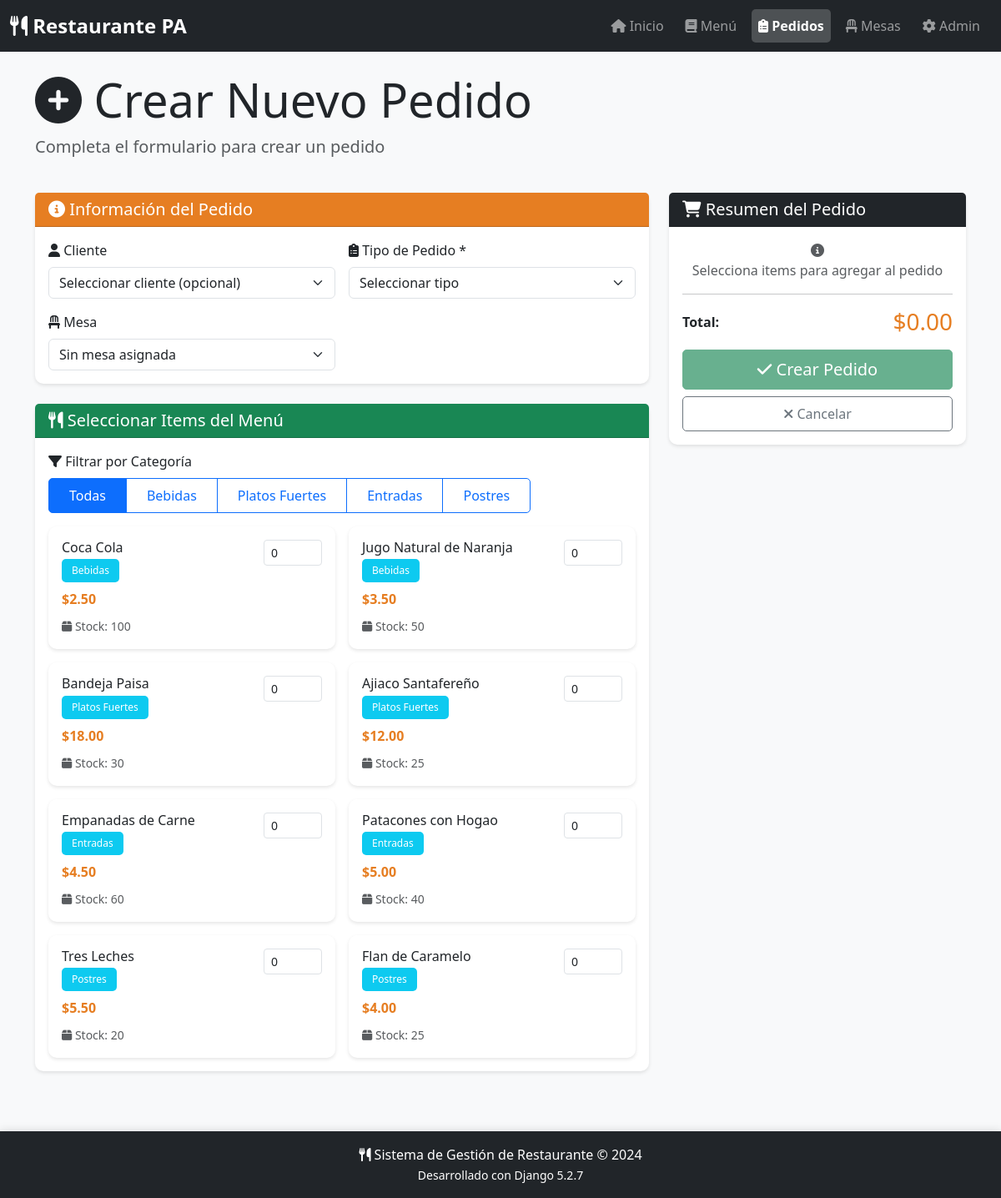
The app's page /pedido/crear/ with its own data.
### core/models.py (models this page shows, shortened)
class Categoria(models.Model):
    nombre = models.CharField(max_length=100)

class Item(models.Model):
    nombre = models.CharField(max_length=255)
    descripcion = models.TextField(blank=True, null=True)
    precio = models.DecimalField(max_digits=10, decimal_places=2)
    costo = models.DecimalField(max_digits=10, decimal_places=2, default=0)
    stock = models.IntegerField(default=0)
    imagen = models.CharField(max_length=255, blank=True, null=True)
    categoria = models.ForeignKey(Categoria, on_delete=models.PROTECT)
    estado = models.ForeignKey(Estado, on_delete=models.PROTECT)
    tipo_item = models.ForeignKey(TipoItem, on_delete=models.PROTECT)

### core/views.py (the view, shortened to what this page needs)
# urls.py: path('pedido/crear/', views.crear_pedido, name='crear_pedido'),
def crear_pedido(request):
    context = {
        'clientes': Cliente.objects.all(),
        'mesas': Mesa.objects.filter(estado__nombre='Disponible'),
        'items': Item.objects.filter(estado__nombre='Activo').select_related('categoria'),
        'tipos_pedido': TipoPedido.objects.all(),
        'categorias': Categoria.objects.all(),
    }
    return render(request, 'core/crear_pedido.html', context)

### core/templates/core/crear_pedido.html (shortened to what this page needs)
{% extends 'base.html' %}
{% block content %}
<div class="container">
    <div class="row mb-4">
        <div class="col-12">
            <h1 class="display-4">
                <i class="fas fa-plus-circle"></i> Crear Nuevo Pedido
            </h1>
            <p class="lead text-muted">Completa el formulario para crear un pedido</p>
        </div>
    </div>
    <form method="post" id="pedidoForm">
        <div class="row">
            <div class="col-md-8">
                <div class="card mb-4">
                    <div class="card-header bg-primary text-white">
                        <h5 class="mb-0">
                            <i class="fas fa-info-circle"></i> Información del Pedido
                        </h5>
                    </div>
                    <div class="card-body">
                        <div class="row g-3">
                            <div class="col-md-6">
                                <label for="cliente_id" class="form-label">
                                    <i class="fas fa-user"></i> Cliente
                                </label>
                                <select name="cliente_id" id="cliente_id" class="form-select">
                                    <option value="">Seleccionar cliente (opcional)</option>
                                </select>
                            </div>
                            <div class="col-md-6">
                                <label for="tipo_pedido_id" class="form-label">
                                    <i class="fas fa-clipboard-list"></i> Tipo de Pedido *
                                </label>
                                <select name="tipo_pedido_id" id="tipo_pedido_id" class="form-select" required>
                                    <option value="">Seleccionar tipo</option>
                                </select>
                            </div>
                            <div class="col-md-6">
                                <label for="mesa_id" class="form-label">
                                    <i class="fas fa-chair"></i> Mesa
                                </label>
                                <select name="mesa_id" id="mesa_id" class="form-select">
                                    <option value="">Sin mesa asignada</option>
                                </select>
                            </div>
                        </div>
                    </div>
                </div>
                <div class="card">
                    <div class="card-header bg-success text-white">
                        <h5 class="mb-0">
                            <i class="fas fa-utensils"></i> Seleccionar Items del Menú
                        </h5>
                    </div>
                    <div class="card-body">
                        <div class="mb-3">
                            <label class="form-label">
                                <i class="fas fa-filter"></i> Filtrar por Categoría
                            </label>
                            <div class="btn-group flex-wrap" role="group">
                                <button type="button" class="btn btn-outline-primary active"
                                        onclick="filtrarCategoria('todas')">
                                    Todas
                                </button>
                                {% for categoria in categorias %}
                                <button type="button" class="btn btn-outline-primary"
                                        onclick="filtrarCategoria('{{ categoria.id }}')">
                                    {{ categoria.nombre }}
                                </button>
                                {% endfor %}
                            </div>
                        </div>
                        <div class="row g-3" id="itemsContainer">
                            {% for item in items %}
                            <div class="col-md-6 item-card" data-categoria="{{ item.categoria.id }}">
                                <div class="card h-100">
                                    <div class="card-body">
                                        <div class="d-flex justify-content-between align-items-start">
                                            <div class="flex-grow-1">
                                                <h6 class="card-title mb-1">{{ item.nombre }}</h6>
                                                <span class="badge bg-info mb-2">{{ item.categoria.nombre }}</span>
                                                <p class="card-text mb-2">
                                                    <strong class="text-primary">${{ item.precio }}</strong>
                                                </p>
                                                <small class="text-muted">
                                                    <i class="fas fa-box"></i> Stock: {{ item.stock }}
                                                </small>
                                            </div>
                                            <div>
                                                <input type="number"
                                                       class="form-control form-control-sm item-cantidad"
                                                       id="cantidad_{{ item.id }}"
                                                       data-item-id="{{ item.id }}"
                                                       data-item-precio="{{ item.precio }}"
                                                       data-item-nombre="{{ item.nombre }}"
                                                       min="0"
                                                       max="{{ item.stock }}"
                                                       value="0"
                                                       style="width: 70px;"
                                                       placeholder="Cant.">
                                            </div>
                                        </div>
                                    </div>
                                </div>
                            </div>
                            {% endfor %}
                        </div>
                    </div>
                </div>
            </div>
            <div class="col-md-4">
                <div class="card sticky-top" style="top: 80px;">
                    <div class="card-header bg-dark text-white">
                        <h5 class="mb-0">
                            <i class="fas fa-shopping-cart"></i> Resumen del Pedido
                        </h5>
                    </div>
                    <div class="card-body">
                        <div id="resumenItems" class="mb-3">
                            <p class="text-muted text-center">
                                <i class="fas fa-info-circle"></i><br>
                                Selecciona items para agregar al pedido
                            </p>
                        </div>
                        <hr>
                        <div class="d-flex justify-content-between align-items-center mb-3">
                            <strong>Total:</strong>
                            <h3 class="text-primary mb-0" id="totalPedido">$0.00</h3>
                        </div>
                        <button type="submit" class="btn btn-success w-100 btn-lg" id="btnCrearPedido" disabled>
                            <i class="fas fa-check"></i> Crear Pedido
                        </button>
                        <a href="{% url 'core:pedidos' %}" class="btn btn-outline-secondary w-100 mt-2">
                            <i class="fas fa-times"></i> Cancelar
                        </a>
                    </div>
                </div>
            </div>
        </div>
    </form>
</div>
{% endblock %}

### core/static/core/css/styles.css (style rules this page uses)
:root { --primary-color: #e67e22; --secondary-color: #34495e; --success-color: #27ae60; --danger-color: #e74c3c; --warning-color: #f39c12; --info-color: #3498db; --light-color: #ecf0f1; --dark-color: #2c3e50; }
body { font-family: 'Segoe UI', Tahoma, Geneva, Verdana, sans-serif; background-color: #f8f9fa; min-height: 100vh; display: flex; flex-direction: column; }
.card { border: none; box-shadow: 0 2px 4px rgba(0, 0, 0, 0.1); transition: all 0.3s ease; border-radius: 10px; }
.btn { border-radius: 5px; padding: 0.5rem 1.5rem; transition: all 0.3s ease; }
.badge { padding: 0.5rem 0.75rem; font-weight: 500; border-radius: 5px; }
.card { animation: fadeIn 0.5s ease; }
.text-primary { color: var(--primary-color) !important; }
.bg-primary { background-color: var(--primary-color) !important; }

### records on screen
Categoria: nombre "Bebidas"
Categoria: nombre "Platos Fuertes"
Categoria: nombre "Entradas"
Categoria: nombre "Postres"
Item: nombre "Coca Cola", categoria.nombre "Bebidas", precio "2.50", stock "100", id "0"
Item: nombre "Jugo Natural de Naranja", categoria.nombre "Bebidas", precio "3.50", stock "50", id "0"
Item: nombre "Bandeja Paisa", categoria.nombre "Platos Fuertes", precio "18.00", stock "30", id "0"
Item: nombre "Ajiaco Santafereño", categoria.nombre "Platos Fuertes", precio "12.00", stock "25", id "0"
Item: nombre "Empanadas de Carne", categoria.nombre "Entradas", precio "4.50", stock "60", id "0"
Item: nombre "Patacones con Hogao", categoria.nombre "Entradas", precio "5.00", stock "40", id "0"
Item: nombre "Tres Leches", categoria.nombre "Postres", precio "5.50", stock "20", id "0"
Item: nombre "Flan de Caramelo", categoria.nombre "Postres", precio "4.00", stock "25", id "0"
